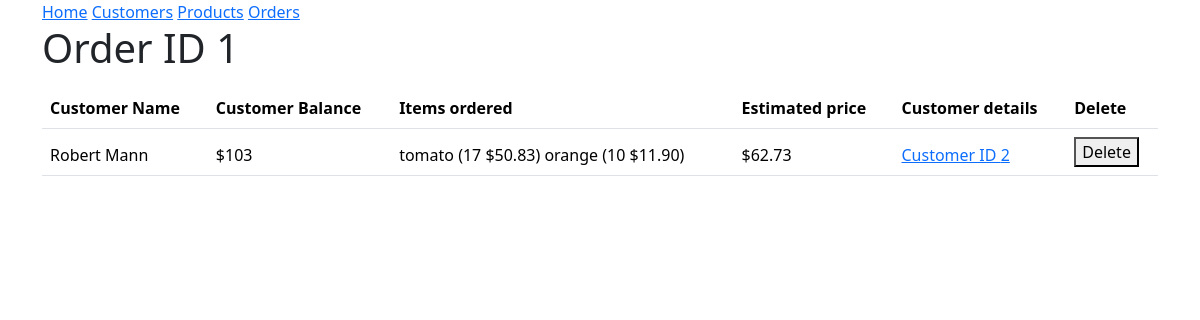
Page /order/1 on the committed database.
### models.py (models this page shows, shortened)
class Customer(db.Model):
 id = mapped_column(Integer, primary_key=True)
 name = mapped_column(String(200), nullable=False, unique=True)
 phone = mapped_column(String(20), nullable=False)
 balance = mapped_column(Numeric, nullable=False, default=0.0)
 orders = relationship("Order")

### routes/endpoint.py (the view)
@endpoint.route('/order/<int:id>', methods=['GET'])
def get_order(id):
    order = db.session.execute(db.select(Order).where(Order.id == id)).scalars().first()
    if not order:
        return redirect(url_for('pages.get_orders'))
    orders = []
    u = {
        'name': order.customer.name,
        'balance': int(order.customer.balance),
        'products': [f"{n.product.product} ({n.quantity} ${format((n.product.price*n.quantity),'.2f')})" for n in order.products],
        'price':  Order.price(order),
    }
    orders.append(u)
    return render_template("detailed_order.html",id = id, orders = orders, customer_id=order.customer.id, processed = order.processed)

### models.py (called while the page is built)
    def price(self):
        return format((sum([(u.product.price) * u.quantity for u in self.products])), '.2f')

### templates/detailed_order.html (shortened to what this page needs)
{% extends "base.html" %}
{% block content %}
<h1>Order ID {{ id }}</h1>
<table class="table">
    <thead class="thead-dark">
    <th>Customer Name</th>
    <th>Customer Balance</th>
    <th>Items ordered</th>
    <th>Estimated price</th>
    <th>Customer details</th>
    <th>Delete</th>
{% for order in orders %}
<p>
    <tr>
    <td>{{ order.name }}</td>
    <td>${{ order.balance }}</td>
    <td>
    {% for product in order.products %}
        {{ product }}
    {% endfor %}
    </td>
    <td>${{ order.price }}</td>
    <td>
        <a href="{{ url_for('pages.get_customer', id=customer_id) }}">Customer ID {{ customer_id }}</a>
    </td>
    <td>
        <form method="POST" action="{{ url_for('pages.delete_order', id=id) }}">
        <button type="submit">Delete</button>
        </form>
    </td>
    </tr>
</p>
{% endfor %}
</table>
{% endblock %}

### rows in the picture
Customer: name "Robert Mann", balance "103", products "tomato (17 $50.83)" "orange (10 $11.90)", price "62.73", id "2"

### other values in the picture
{{ id }} "1"
